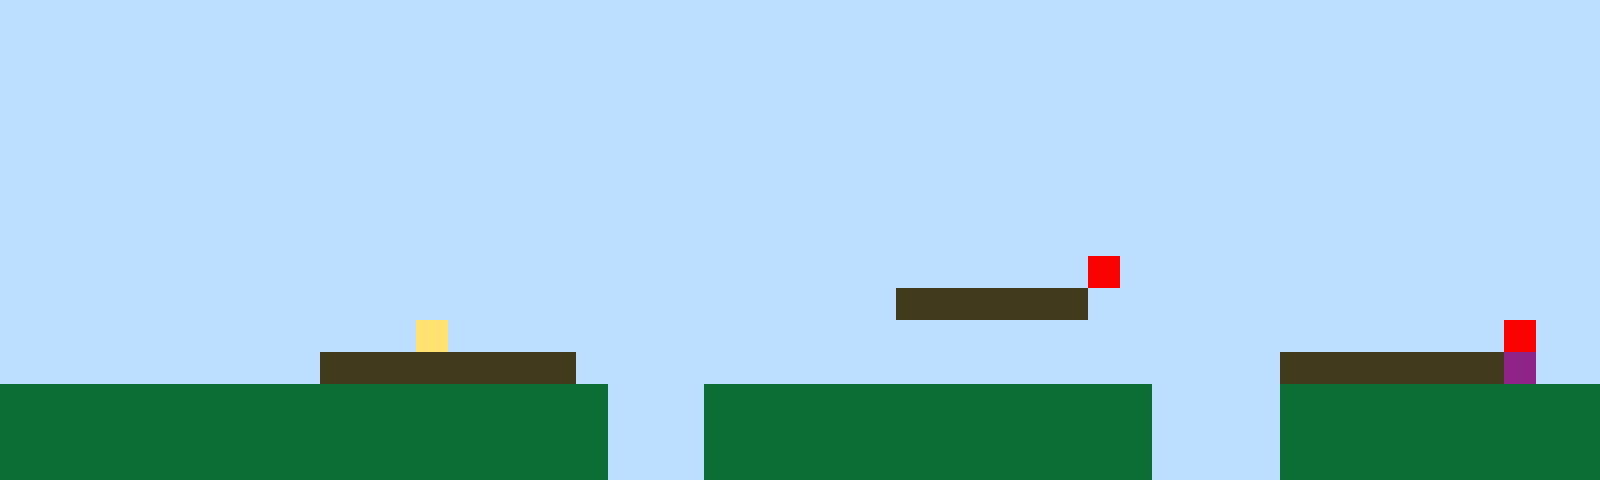

Rendered tile map (Tiled .tmx) drawn with the repository's tilesets; below, a short description and the full map source, tile grids included:
An orthogonal 50x15 tile map with 32x32 px tiles, 1 tile layer (Tile Layer 1).

<map version="1.10" tiledversion="1.11.2" orientation="orthogonal" renderorder="right-up" width="50" height="15" tilewidth="32" tileheight="32" infinite="0" nextlayerid="2" nextobjectid="1"><editorsettings><export target="map1.csv" format="csv" /></editorsettings><tileset firstgid="1" name="sprites" tilewidth="32" tileheight="32" tilecount="6" columns="3"><image source="sprites.png" width="96" height="64" /></tileset><layer id="1" name="Tile Layer 1" width="50" height="15"><data encoding="csv">1,1,1,1,1,1,1,1,1,1,1,1,1,1,1,1,1,1,1,1,1,1,1,1,1,1,1,1,1,1,1,1,1,1,1,1,1,1,1,1,1,1,1,1,1,1,1,1,1,1,1,1,1,1,1,1,1,1,1,1,1,1,1,1,1,1,1,1,1,1,1,1,1,1,1,1,1,1,1,1,1,1,1,1,1,1,1,1,1,1,1,1,1,1,1,1,1,1,1,1,1,1,1,1,1,1,1,1,1,1,1,1,1,1,1,1,1,1,1,1,1,1,1,1,1,1,1,1,1,1,1,1,1,1,1,1,1,1,1,1,1,1,1,1,1,1,1,1,1,1,1,1,1,1,1,1,1,1,1,1,1,1,1,1,1,1,1,1,1,1,1,1,1,1,1,1,1,1,1,1,1,1,1,1,1,1,1,1,1,1,1,1,1,1,1,1,1,1,1,1,1,1,1,1,1,1,1,1,1,1,1,1,1,1,1,1,1,1,1,1,1,1,1,1,1,1,1,1,1,1,1,1,1,1,1,1,1,1,1,1,1,1,1,1,1,1,1,1,1,1,1,1,1,1,1,1,1,1,1,1,1,1,1,1,1,1,1,1,1,1,1,1,1,1,1,1,1,1,1,1,1,1,1,1,1,1,1,1,1,1,1,1,1,1,1,1,1,1,1,1,1,1,1,1,1,1,1,1,1,1,1,1,1,1,1,1,1,1,1,1,1,1,1,1,1,1,1,1,1,1,1,1,1,1,1,1,1,1,1,1,1,1,1,1,1,1,1,1,1,1,1,1,1,1,1,1,1,1,1,1,1,1,1,1,1,1,1,1,1,1,1,1,1,1,1,1,1,1,1,1,1,1,1,1,1,1,1,1,1,1,1,1,1,1,1,1,1,1,1,1,1,1,1,1,1,1,1,1,1,1,1,1,1,1,1,1,1,1,1,1,1,1,1,1,1,1,1,1,1,1,1,1,1,1,5,1,1,1,1,1,1,1,1,1,1,1,1,1,1,1,1,1,1,1,1,1,1,1,1,1,1,1,1,1,1,1,1,1,1,1,1,1,1,1,1,1,1,1,3,3,3,3,3,3,1,1,1,1,1,1,1,1,1,1,1,1,1,1,1,1,1,1,1,1,1,1,1,1,1,1,1,1,1,4,1,1,1,1,1,1,1,1,1,1,1,1,1,1,1,1,1,1,1,1,1,1,1,1,1,1,1,1,1,1,1,1,1,5,1,1,1,1,1,1,1,1,1,1,1,1,3,3,3,3,3,3,3,3,1,1,1,1,1,1,1,1,1,1,1,1,1,1,1,1,1,1,1,1,1,1,3,3,3,3,3,3,3,6,1,1,2,2,2,2,2,2,2,2,2,2,2,2,2,2,2,2,2,2,2,1,1,1,2,2,2,2,2,2,2,2,2,2,2,2,2,2,1,1,1,1,2,2,2,2,2,2,2,2,2,2,2,2,2,2,2,2,2,2,2,2,2,2,2,2,2,2,2,2,2,1,1,1,2,2,2,2,2,2,2,2,2,2,2,2,2,2,1,1,1,1,2,2,2,2,2,2,2,2,2,2,2,2,2,2,2,2,2,2,2,2,2,2,2,2,2,2,2,2,2,1,1,1,2,2,2,2,2,2,2,2,2,2,2,2,2,2,1,1,1,1,2,2,2,2,2,2,2,2,2,2</data></layer></map>
